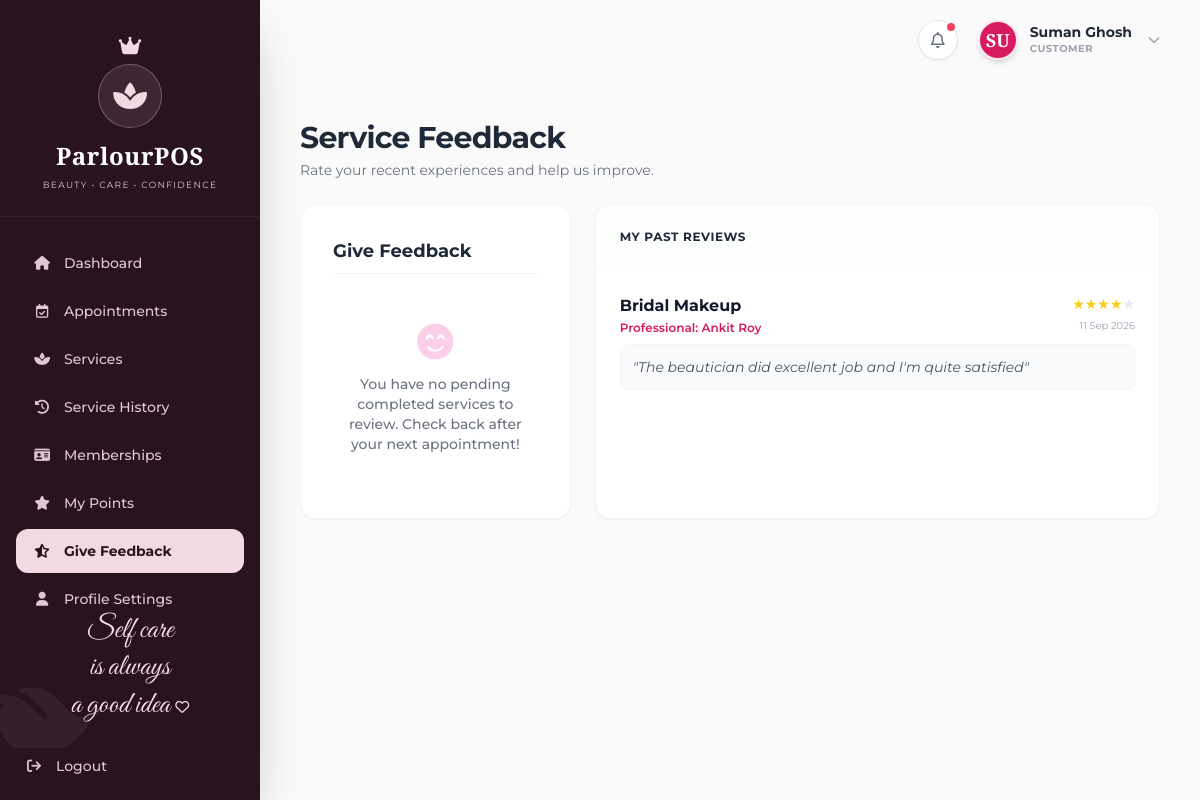
The app's page /ParlourPOS/customers/feedback.php (signed in) with its own data.
### tables this page shows
CREATE TABLE `feedback` (
  `id` int(11) NOT NULL,
  `customer_id` int(11) NOT NULL,
  `appointment_id` int(11) DEFAULT NULL,
  `staff_id` int(11) DEFAULT NULL,
  `service_id` int(11) DEFAULT NULL,
  `rating` int(11) NOT NULL CHECK (`rating` >= 1 and `rating` <= 5),
  `comments` text DEFAULT NULL,
  `created_at` timestamp NOT NULL DEFAULT current_timestamp()
);

CREATE TABLE `catalog_items` (
  `id` int(11) NOT NULL,
  `type` enum('Service','Product') NOT NULL,
  `category` varchar(50) NOT NULL,
  `name` varchar(100) NOT NULL,
  `image` varchar(255) DEFAULT NULL,
  `price` decimal(10,2) NOT NULL,
  `tax_percent` decimal(5,2) DEFAULT 0.00,
  `current_stock` int(11) DEFAULT NULL,
  `min_stock` int(11) DEFAULT NULL,
  `status` enum('Active','Inactive') DEFAULT 'Active',
  `created_at` timestamp NOT NULL DEFAULT current_timestamp(),
  `stock` int(11) DEFAULT 0
);

CREATE TABLE `users` (
  `id` int(11) NOT NULL,
  `name` varchar(100) NOT NULL,
  `email` varchar(100) NOT NULL,
  `phone` varchar(20) DEFAULT NULL,
  `password` varchar(255) DEFAULT NULL,
  `role` enum('Super Admin','Manager','Receptionist','Beautician') NOT NULL,
  `commission_type` enum('Percentage','Fixed','None') DEFAULT 'None',
  `commission_value` decimal(10,2) DEFAULT 0.00,
  `status` enum('Active','Inactive') DEFAULT 'Active',
  `photo` varchar(255) DEFAULT NULL,
  `document` varchar(255) DEFAULT NULL,
  `created_at` timestamp NOT NULL DEFAULT current_timestamp(),
  `google_id` varchar(255) DEFAULT NULL
);

### ParlourPOS/customers/feedback.php (the view, shortened to what this page needs)
<?php
require_once '../config/database.php';
$customer_id = $_SESSION['user_id'];
$conn->query("CREATE TABLE IF NOT EXISTS feedback (
    id INT AUTO_INCREMENT PRIMARY KEY,
    customer_id INT NOT NULL,
    appointment_id INT NULL,
    staff_id INT NULL,
    service_id INT NULL,
    rating INT NOT NULL,
    comments TEXT,
    created_at TIMESTAMP DEFAULT CURRENT_TIMESTAMP
)");
$unreviewed_appointments = [];
$past_feedback = [];
try {
    $q = "
        SELECT f.rating, f.comments, DATE_FORMAT(f.created_at, '%d %b %Y') as f_date,
               s.name as service_name, u.name as staff_name
        FROM feedback f
        LEFT JOIN catalog_items s ON f.service_id = s.id
        LEFT JOIN users u ON f.staff_id = u.id
        WHERE f.customer_id = ?
        ORDER BY f.created_at DESC
    ";
    $stmt = $conn->prepare($q);
    $stmt->bind_param("i", $customer_id);
    $stmt->execute();
    $res = $stmt->get_result();
    while ($row = $res->fetch_assoc()) $past_feedback[] = $row;
} catch (Exception $e) {}
require_once '../includes/header.php';
?>
<div class="mb-6 flex flex-col sm:flex-row sm:items-center justify-between gap-4">
    <div>
        <h3 class="text-3xl font-bold text-gray-800 tracking-tight">Service Feedback</h3>
        <p class="text-sm text-gray-500 mt-1">Rate your recent experiences and help us improve.</p>
    </div>
</div>
<div class="grid grid-cols-1 lg:grid-cols-3 gap-6">
    <div class="lg:col-span-1">
        <div class="bg-white rounded-2xl shadow-sm border border-pink-50 p-6 md:p-8">
            <h4 class="text-lg font-bold text-gray-800 mb-4 border-b border-gray-100 pb-2">Give Feedback</h4>
            <?php if (empty($unreviewed_appointments)): ?>
                <div class="text-center py-8">
                    <i class="fa-solid fa-face-smile-beam text-4xl text-pink-200 mb-3"></i>
                    <p class="text-gray-500 text-sm font-medium">You have no pending completed services to review. Check back after your next appointment!</p>
                </div>
            <?php endif; ?>
        </div>
    </div>
    <div class="lg:col-span-2">
        <div class="bg-white rounded-2xl shadow-sm border border-pink-50 overflow-hidden h-full flex flex-col">
            <div class="p-6 border-b border-gray-50 bg-gray-50/30 shrink-0">
                <h4 class="text-xs font-bold text-gray-800 uppercase tracking-wider">My Past Reviews</h4>
            </div>
            <div class="flex-1 p-0 overflow-y-auto">
                <?php if (empty($past_feedback)): ?>
                    <div class="p-8 text-center text-gray-400 text-sm">You haven't left any feedback yet.</div>
                <?php else: ?>
                    <ul class="divide-y divide-gray-50">
                        <?php foreach ($past_feedback as $fb): ?>
                            <li class="p-6 hover:bg-[#FDF0F3]/30 transition-colors">
                                <div class="flex justify-between items-start mb-2">
                                    <div>
                                        <h5 class="font-bold text-gray-900"><?= htmlspecialchars($fb['service_name']) ?></h5>
                                        <p class="text-xs text-brand-magenta font-semibold mt-0.5">Professional: <?= htmlspecialchars($fb['staff_name']) ?></p>
                                    </div>
                                    <div class="text-right">
                                        <div class="text-yellow-400 text-sm">
                                            <?php for($i=1; $i<=5; $i++) { echo $i <= $fb['rating'] ? '★' : '<span class="text-gray-200">★</span>'; } ?>
                                        </div>
                                        <span class="text-[10px] text-gray-400 mt-1 block"><?= $fb['f_date'] ?></span>
                                    </div>
                                </div>
                                <?php if (!empty($fb['comments'])): ?>
                                    <p class="text-sm text-gray-600 italic bg-gray-50 p-3 rounded-lg border border-gray-100">"<?= htmlspecialchars($fb['comments']) ?>"</p>
                                <?php endif; ?>
                            </li>
                        <?php endforeach; ?>
                    </ul>
                <?php endif; ?>
            </div>
        </div>
    </div>
</div>
<?php require_once '../includes/footer.php'; ?>

### ParlourPOS/includes/header.php (style rules this page uses)
body { background-color: #FAFAFA; }

### records on screen
feedback: catalog_items.name "Bridal Makeup", users.name "Ankit Roy", rating 4 (drawn), f_date "11 Sep 2026", comments "The beautician did excellent job and I'm quite satisfied"

### other values on screen
substr($user_name, 0, 2) "SU"
$user_name "Suman Ghosh"
$role "CUSTOMER"
